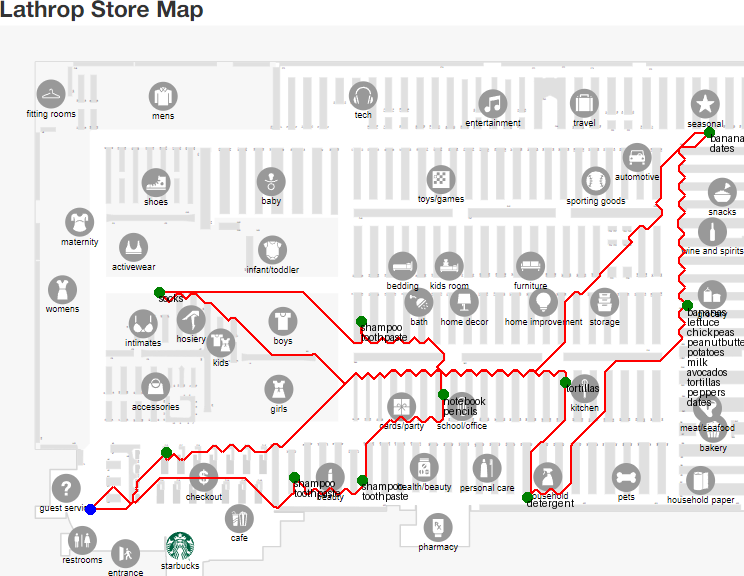
#> input picture route_image.png, 744 x 576 px
$ python -i create_route_helper.py   (imports and definitions only)
#> lines starting #> are read from the running program, lines starting #| are printed output that depends on the picture
#> further down, picture is the input picture: PIL image 744x576 RGB; mean R, G, B 235.6, 232.6, 232.3
import PIL
from PIL import Image, ImageChops, ImageDraw
import requests
import re
import random
from queue import PriorityQueue
import math
import numpy as np
def trim_image(image):
    box_color = (247, 247, 247)
    def trim(im):
        im = im.crop((0, 0, im.size[0] - 16, im.size[1]))
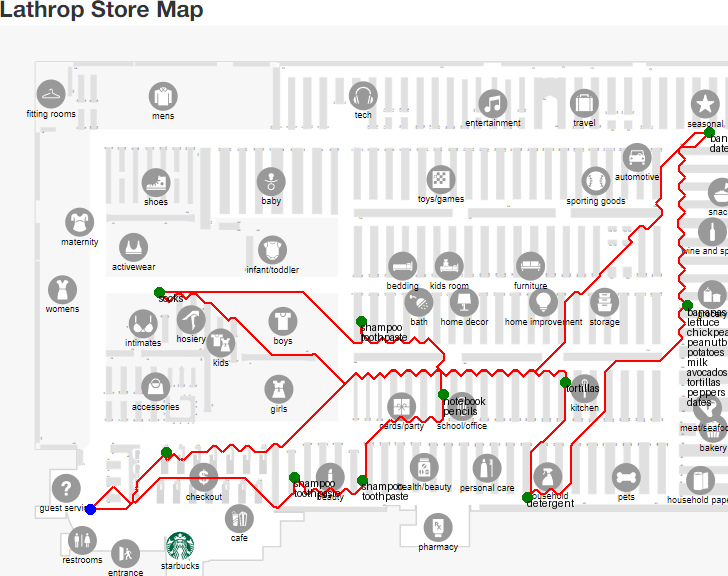
#> im: PIL image 728x576 RGB; mean R, G, B 235.6, 232.5, 232.3
        im = im.crop((0, 66, im.size[0], im.size[1]))
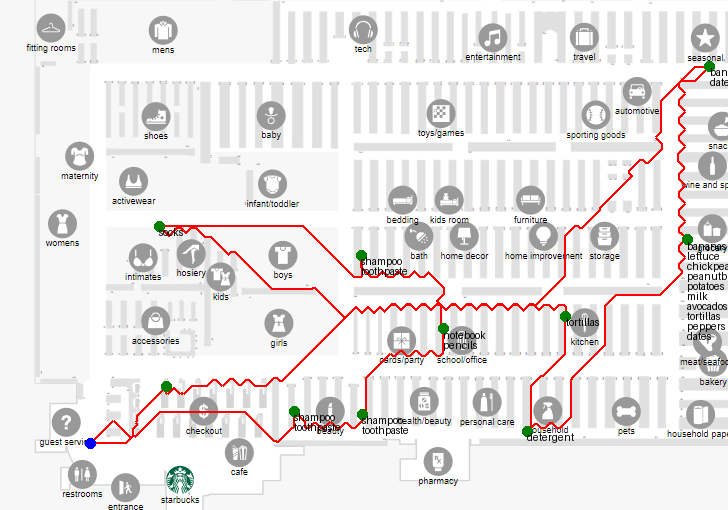
#> im: PIL image 728x510 RGB; mean R, G, B 234.6, 231.1, 230.9
        bg = Image.new(im.mode, im.size, box_color)
#> bg: PIL image 728x510 RGB; every value is 247
        diff = ImageChops.difference(im, bg)
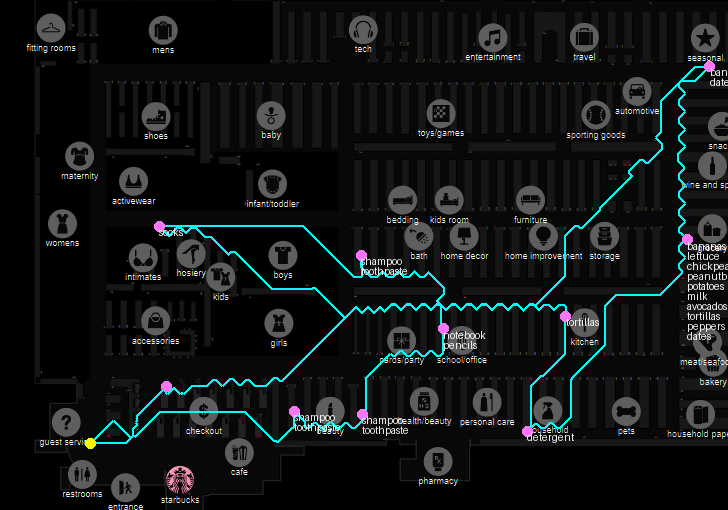
#> diff: PIL image 728x510 RGB; mean R, G, B 18.3, 21.5, 21.8
        diff = ImageChops.add(diff, diff, 2.0, -100)
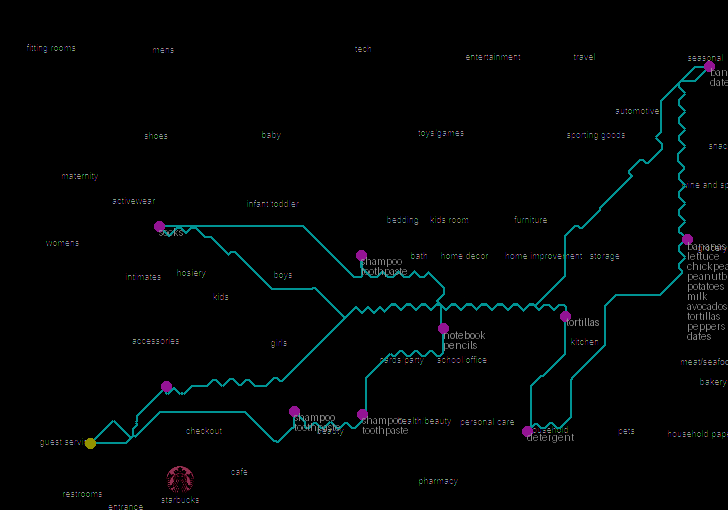
#> diff: PIL image 728x510 RGB; mean R, G, B 2, 3.9, 4.2
        bbox = diff.getbbox()
#> bbox = (26, 44, 728, 510)
        if bbox:
            return im.crop(bbox), bbox

    image, bbox = trim(image)
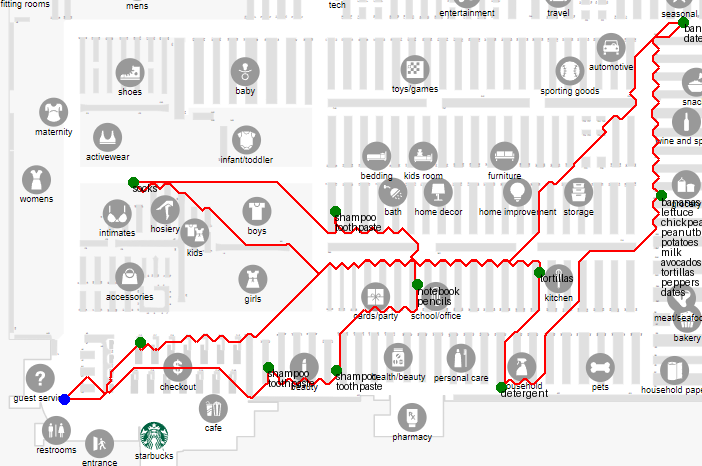
#> image: PIL image 702x466 RGB; mean R, G, B 233.9, 230, 229.7
#> bbox = (26, 44, 728, 510)

    return image, bbox

# [296 lines left out: functions add_label_markers, flood_fill, shopping_order, label_positions, adjust_label_positions, draw_route and 2 more, not called in this run]

>>> from PIL import Image
>>> picture = Image.open('../../route_image.png')
>>> result = trim_image(picture)
